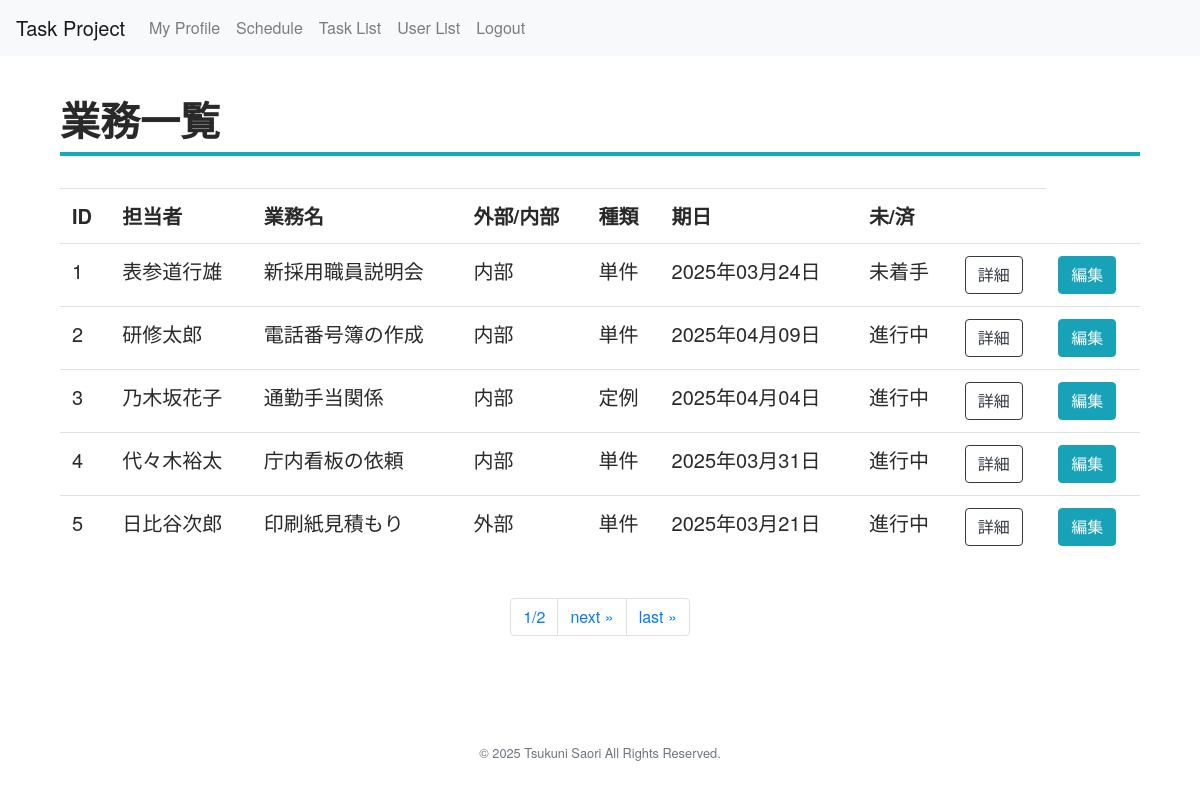
/task_app/task_list/ (signed in), run on the app's committed database.
### task_app/models.py (models this page shows, shortened)
class Task(models.Model):
    owner = models.ForeignKey(CustomUser, on_delete=models.CASCADE, \
        related_name='task_owner')
    title = models.CharField(max_length=50, blank=False, )
    work =  models.TextField(max_length=1000, blank=True, null=True,)
    boundary = models.CharField(max_length=5, choices=BOUNDARY_CHOICES)
    category = models.CharField(max_length=10, choices=CATEGORY_CHOICES)
    reception_date = models.DateField()
    due_date = models.DateField()
    work_progress = models.CharField(max_length=10, blank=False, )
    completion_date = models.DateField(null=True, blank=True)  # 完了日を追加
    option = models.TextField(max_length=1000, blank=True, null=True,)
    class Meta:
        ordering = ('id',)

class CustomUser(AbstractUser):
    department = models.CharField(max_length=10,)
    my_goal = models.TextField(max_length=1000)
    groups = models.ManyToManyField(
        Group,
        related_name='task_groups',
        blank=True,  # グループにユーザーが所属していなくても空のリストにする
    )
    user_permissions = models.ManyToManyField(
        Permission,
        related_name='task_permissions',
        blank=True,  # 権限がなくても空のリストにする
    )
    class Meta:
        ordering = ('id',)

### task_app/views.py (the view)
# urls.py: path('task_list/', views.task_list, name='task_list'),
@login_required(login_url='/task_app/login')
def task_list(request):
    tasks = Task.objects.all() # 全てのタスクを取得
    max = 5 # 1ページあたりの表示数
    paginator = Paginator(tasks, max) # ページネーションでページを取得
    page_number = int(request.GET.get('page', 1))  # デフォルトは 1 ページ目
    page_obj = paginator.get_page(page_number) # get_page(page) を呼ぶと、page目のPageインスタンスを取得します。
    params = {
        'title' : '業務一覧' ,
        'tasks' : page_obj ,
    }
    return render(request, 'task_app/task_list.html', params)

### task_app/templates/task_app/task_list.html (shortened to what this page needs)
{% extends 'base.html' %}
{% block content %}
    <div class="container">
        <h1>{{ title }}</h1>
        <table class="table">
            <tr>
                <th>ID</th>
                <th>担当者</th>
                <th>業務名</th>
                <th>外部/内部</th>
                <th>種類</th>
                <th>期日</th>
                <th>未/済</th>
                <th></th>
            </tr>
            {% for task in tasks %}
                <tr>
                    <td>{{ task.id }}</td>
                    <td>{{ task.owner.first_name }}{{ task.owner.last_name }}</td>
                    <td>{{ task.title }}</td>
                    <td>{{ task.boundary }}</td>
                    <td>{{ task.category }}</td>
                    <td>{{ task.due_date|date:"Y年m月d日" }}</td>
                    <td>{{ task.work_progress }}</td>
                    <td><a href="{% url 'detail_task' task.id %}"class="btn btn-outline-dark">詳細</a></td>
                    <td><a href="{% url 'edit_task' task.id %}" class="btn btn-info">編集</a></td>
                </tr>
            {% empty %}
                <tr>
                    <td colspan="7">タスクがありません。</td>
                </tr>
            {% endfor %}
        </table>
        <br>
        <ul class="pagination justify-content-center">
            <li class="page-item">
                <span class="page-link">
                    {{ tasks.number }}/{{ tasks.paginator.num_pages }}
                </span>
            </li>
            {% if tasks.has_next %}
                <li class="page-item">
                    <a class="page-link" href="{% url 'task_list' %}?page={{ tasks.next_page_number }}">next &raquo;</a>
                </li>
                <li class="page-item">
                    <a class="page-link" href="{% url 'task_list' %}?page={{ tasks.paginator.num_pages }}">last &raquo;</a>
                </li>
            {% endif %}
        </ul>
    </div>
{% endblock %}

### data on the page
Task: id "1", owner.first_name "表参道", owner.last_name "行雄", title "新採用職員説明会", boundary "内部", category "単件", due_date "2025年03月24日", work_progress "未着手"
Task: id "2", owner.first_name "研修", owner.last_name "太郎", title "電話番号簿の作成", boundary "内部", category "単件", due_date "2025年04月09日", work_progress "進行中"
Task: id "3", owner.first_name "乃木坂", owner.last_name "花子", title "通勤手当関係", boundary "内部", category "定例", due_date "2025年04月04日", work_progress "進行中"
Task: id "4", owner.first_name "代々木", owner.last_name "裕太", title "庁内看板の依頼", boundary "内部", category "単件", due_date "2025年03月31日", work_progress "進行中"
Task: id "5", owner.first_name "日比谷", owner.last_name "次郎", title "印刷紙見積もり", boundary "外部", category "単件", due_date "2025年03月21日", work_progress "進行中"

### other printed values
{{ title }} "業務一覧"
{{ tasks.number }} "1"
{{ tasks.paginator.num_pages }} "2"
